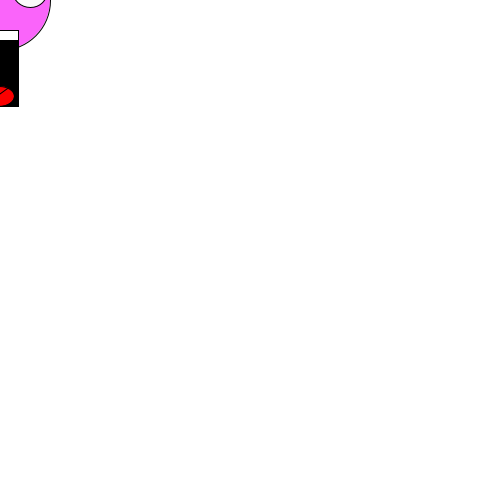
Frame 1 (no input)
Frame 60 (the mouse pressed at the canvas centre just before this capture): identical to frame 1, image omitted
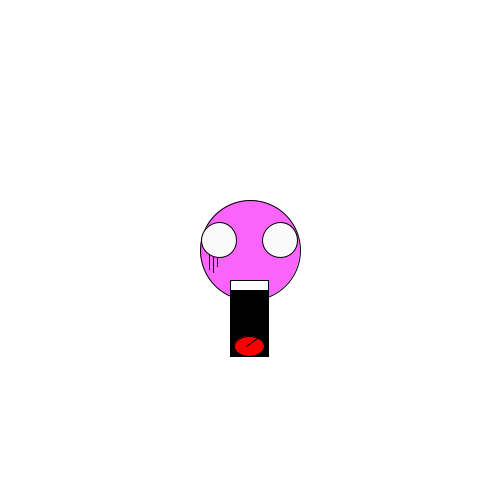
Frame 120 (the mouse held since frame 60 and released just before this capture)

The Processing sketch that drew these frames (run headless with seeded random() and noise(); from frame 60 on, the mouse is pressed at the canvas centre):

// Processing sketch: processing_122450
// ── processing_122450.pde

void setup(){
size(500,500);
}
void draw(){
background(255,255,255);
stroke(0);
ellipseMode(CENTER); 
fill(250,100,250);
ellipse(mouseX,mouseY,100,100);  //hoofd
fill(0);
rect(mouseX-20,mouseY+30,38,76);   //mond
fill(250,0,0);
ellipse(mouseX-1,mouseY+96,30,20); //tong
line(mouseX-4,mouseY+96,mouseX+14,mouseY+83);               //tongspleet
fill(255);
rect(mouseX-20,mouseY+30,38,10);    //tanden


fill(250);                   
stroke(0);                  
ellipse(mouseX+30,mouseY-10,35,35);                  //oog
ellipse(mouseX-31,mouseY-10,35,35);                  //oog

stroke(0);
line(mouseX-41,mouseY+4,mouseX-41,mouseY+19);       //wallen
line(mouseX-37,mouseY+7,mouseX-37,mouseY+22);
line(mouseX-33,mouseY+8,mouseX-33,mouseY+16);
}
                         
